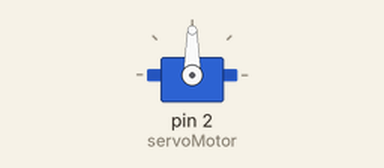
The sketch below on a simulated Arduino Uno, built with avr-gcc and run on an emulated ATmega328P. Parts: servo.

Above: at 0.05 s.
Timing chart, 0 to 5.8 s (numbered marks = the images above):
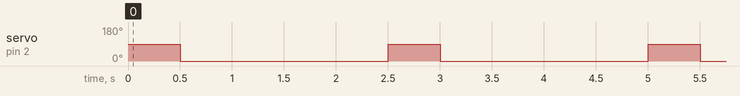

The sketch:

servoMotor_ino.ino
```cpp
  //Arduino Servo programm
  //This programm rotates the Servo on "angle" degress angle after "t" seconds and back

  #include <Servo.h>

  Servo servoMotor; //define the servo object
  int angle=90; //define the rotatinal angle
  int t=10; //define the time between actuations of the motor

  void setup()
  {
    servoMotor.attach(2); //the servo is actuated with digital pin 2
  }

  void loop()
  {
    servoMotor.write(angle); //turn servo
    delay(500);
    servoMotor.write(0);
    delay(2000);
  }
```

Measured:
- by itself, servo on pin 2 (servoMotor): alternates 90° for 0.50 s and 0° for 2.0 s
